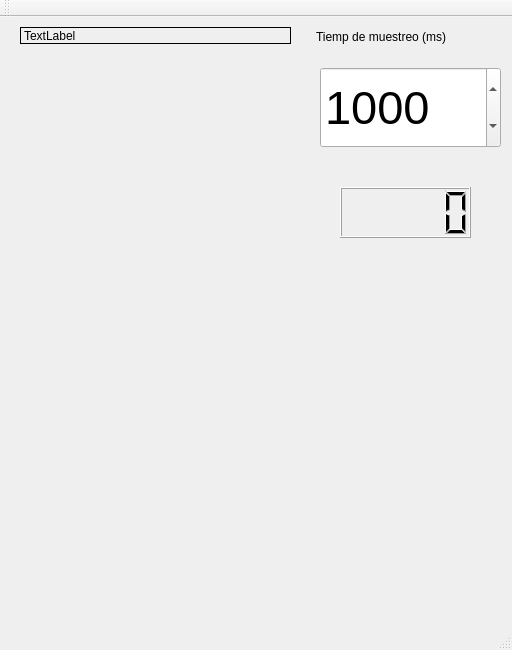
<?xml version="1.0" encoding="UTF-8"?>
<ui version="4.0">
 <class>MainWindow</class>
 <widget class="QMainWindow" name="MainWindow">
  <property name="geometry">
   <rect>
    <x>0</x>
    <y>0</y>
    <width>512</width>
    <height>650</height>
   </rect>
  </property>
  <property name="windowTitle">
   <string>MainWindow</string>
  </property>
  <widget class="QWidget" name="centralWidget">
   <widget class="QLabel" name="label">
    <property name="geometry">
     <rect>
      <x>20</x>
      <y>10</y>
      <width>271</width>
      <height>17</height>
     </rect>
    </property>
    <property name="frameShape">
     <enum>QFrame::Box</enum>
    </property>
    <property name="text">
     <string>TextLabel</string>
    </property>
   </widget>
   <widget class="QLCDNumber" name="lcdNumber">
    <property name="geometry">
     <rect>
      <x>340</x>
      <y>170</y>
      <width>131</width>
      <height>51</height>
     </rect>
    </property>
   </widget>
   <widget class="QLabel" name="label_2">
    <property name="geometry">
     <rect>
      <x>316</x>
      <y>10</y>
      <width>171</width>
      <height>20</height>
     </rect>
    </property>
    <property name="text">
     <string>Tiemp de muestreo (ms)</string>
    </property>
   </widget>
   <widget class="QCustomPlot" name="grafica" native="true">
    <property name="geometry">
     <rect>
      <x>20</x>
      <y>240</y>
      <width>451</width>
      <height>311</height>
     </rect>
    </property>
   </widget>
   <widget class="QSpinBox" name="spinBox">
    <property name="geometry">
     <rect>
      <x>320</x>
      <y>50</y>
      <width>181</width>
      <height>81</height>
     </rect>
    </property>
    <property name="font">
     <font>
      <pointsize>35</pointsize>
     </font>
    </property>
    <property name="minimum">
     <number>10</number>
    </property>
    <property name="maximum">
     <number>10000</number>
    </property>
    <property name="singleStep">
     <number>20</number>
    </property>
    <property name="value">
     <number>1000</number>
    </property>
   </widget>
  </widget>
  <widget class="QMenuBar" name="menuBar">
   <property name="geometry">
    <rect>
     <x>0</x>
     <y>0</y>
     <width>512</width>
     <height>22</height>
    </rect>
   </property>
  </widget>
  <widget class="QToolBar" name="mainToolBar">
   <attribute name="toolBarArea">
    <enum>TopToolBarArea</enum>
   </attribute>
   <attribute name="toolBarBreak">
    <bool>false</bool>
   </attribute>
  </widget>
  <widget class="QStatusBar" name="statusBar"/>
 </widget>
 <layoutdefault spacing="6" margin="11"/>
 <customwidgets>
  <customwidget>
   <class>QCustomPlot</class>
   <extends>QWidget</extends>
   <header>qcustomplot.h</header>
   <container>1</container>
  </customwidget>
 </customwidgets>
 <resources/>
 <connections/>
</ui>
